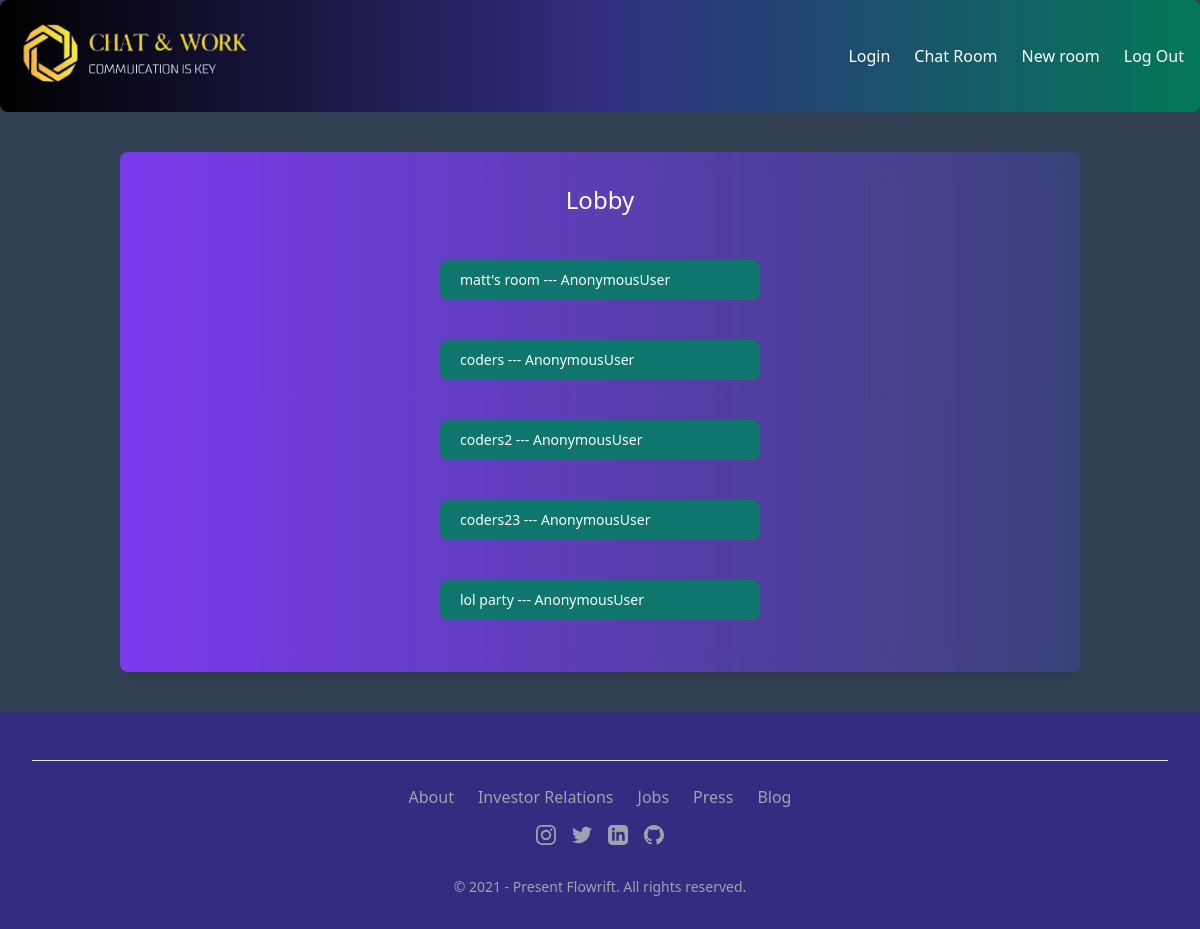
The page /chatrooms/ on the database as committed earlier.
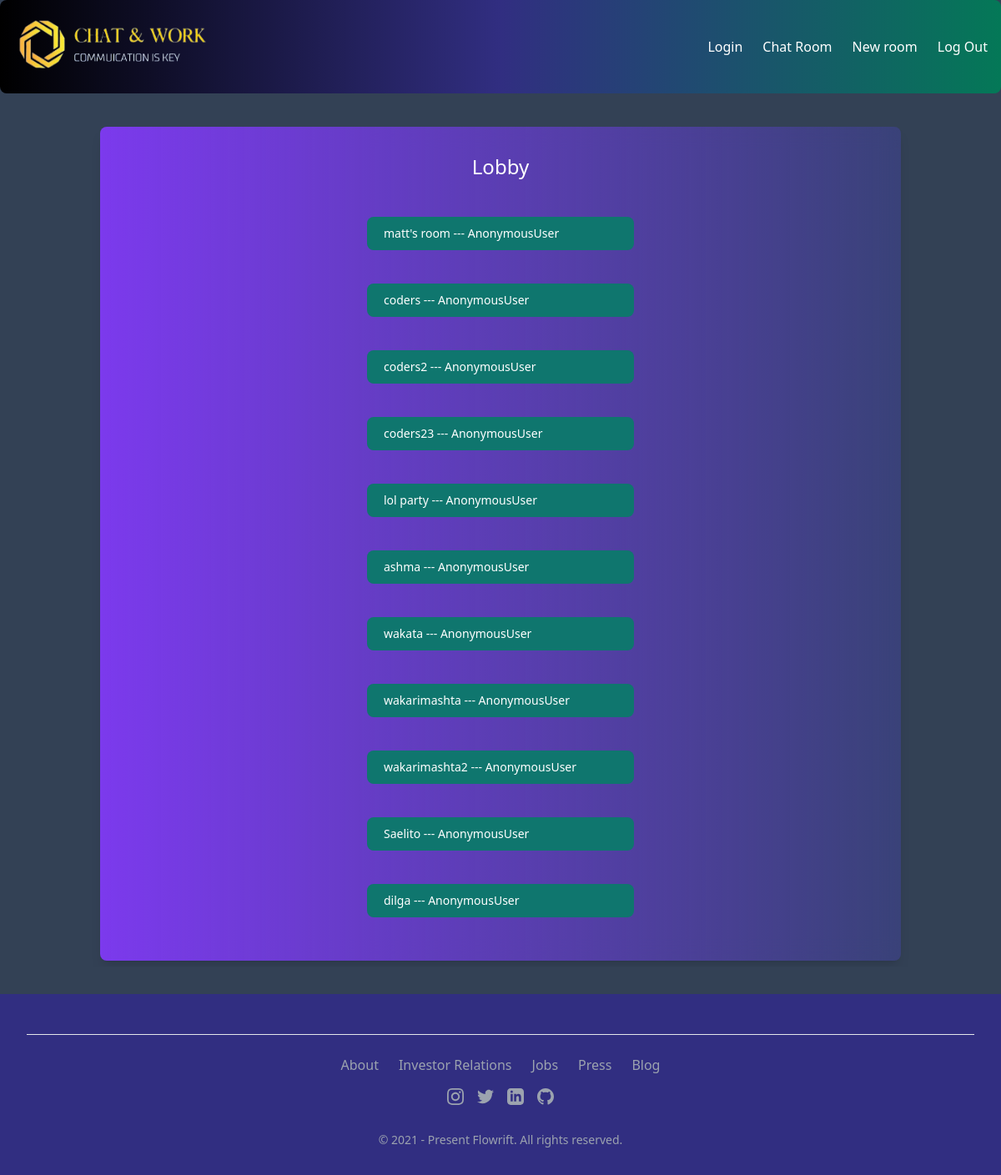
The same page on the database as committed later.
### chat/models.py (models this page shows)
class Room(models.Model):
    name = models.CharField(max_length=100)
    description = models.TextField()
    created_at = models.DateTimeField(auto_now_add=True)
    updated_at = models.DateTimeField(auto_now=True)
    def __str__(self):
        return self.name

### chat/views.py (the view)
# urls.py: path('chatrooms/',views.chat_rooms,name='chatrooms'),
def chat_rooms(request):
    allrooms = Room.objects.all()
    context = {
        'rooms': allrooms
    }
    return render(request, 'chatrooms.html', context)

### templates/chatrooms.html (shortened to what this page needs)
{% load static tailwind_tags %}
<head>
    {% tailwind_css %}
</head>
<body class="bg-slate-700">
    {% include 'navbar.html' %}
    <div class="bg-chat-text bg-cover bg-center bg-no-repeat h-fit w-full ">
        <div class="flex justify-center items-center min-h-fit flex-wrap">
            <div
                class=" bg-gradient-to-r from-violet-600 to-indigo-600/25 flex flex-row justify-center w-4/5 max-w-5xl min-h-96 max-h-full bg-opacity-45 backdrop-filter backdrop-blur-md p-8 shadow-lg rounded-lg my-10">
                <div class="flex flex-col text-white ">
                    <h2 class="text-2xl text-center text-white">Lobby</h2>
                    <br>
                    <ul>
                        {% for room in rooms %}
                        <li class="flex">
                            <a href="{% url 'room' room.name %}"
                                class="text-white bg-teal-700 hover:bg-teal-800 focus:ring-4 focus:ring-blue-300 dark:bg-teal-600 dark:hover:bg-teal-700 focus:outline-none dark:focus:ring-blue-800 font-medium rounded-lg text-sm px-5 py-2.5 my-5 min-w-80">
                                {{room}} --- {{user}} </a>
                        </li>
                        {% endfor %}
                    </ul>
                </div>
            </div>
        </div>
    </div>
    {% include 'footer.html' %}
</body>

### templates/navbar.html
{% load static %}
<header class="bg-gradient-to-r to-emerald-700 via-indigo-900 from-black rounded-lg text-white p-4 flex justify-between items-center">
    <div class="flex items-center">
      <a href="{% url 'home' %}">
        <img src="{% static 'images/logo_trimmed-removebg.png' %}" alt="Logo" class="h-20 w-60 mr-3">
      </a>
    </div>
    <nav class="flex space-x-6 ">
      <a href="{% url 'login' %}" class="hover:text-gray-300">Login</a>
      <a href="{% url 'chatrooms' %}" class="hover:text-gray-300">Chat Room</a>
      <a href="{% url 'newroom' %}" class="hover:text-gray-300">New room</a>
      <a href="{% url 'login' %}" class="hover:text-gray-300">Log Out</a>
    </nav>
  </header>

### templates/footer.html (shortened to what this page needs)
<div class="bg-indigo-900 pt-4 sm:pt-10 lg:pt-12 ">
    <footer class="mx-auto max-w-screen-2xl px-4 md:px-8">
      <div class="flex flex-col items-center border-t pt-6">
        <nav class="mb-4 flex flex-wrap justify-center gap-x-4 gap-y-2 md:justify-start md:gap-6">
          <a href="#" class="text-gray-400 transition duration-100 hover:text-slate-100 active:text-indigo-600">About</a>
          <a href="#" class="text-gray-400 transition duration-100 hover:text-slate-100 active:text-indigo-600">Investor Relations</a>
          <a href="#" class="text-gray-400 transition duration-100 hover:text-slate-100 active:text-indigo-600">Jobs</a>
          <a href="#" class="text-gray-400 transition duration-100 hover:text-slate-100 active:text-indigo-600">Press</a>
          <a href="#" class="text-gray-400 transition duration-100 hover:text-slate-100 active:text-indigo-600">Blog</a>
        </nav>
        <div class="flex gap-4">
          <a href="#" target="_blank" class="text-gray-400 transition duration-100 hover:hover:text-slate-100 active:text-gray-600">
          </a>
          <a href="#" target="_blank" class="text-gray-400 transition duration-100 hover:hover:text-slate-100 active:text-gray-600">
          </a>
          <a href="#" target="_blank" class="text-gray-400 transition duration-100 hover:hover:text-slate-100 active:text-gray-600">
          </a>
          <a href="#" target="_blank" class="text-gray-400 transition duration-100 hover:hover:text-slate-100 active:text-gray-600">
          </a>
        </div>
      </div>
      <div class="py-8 text-center text-sm text-gray-400">© 2021 - Present Flowrift. All rights reserved.</div>
    </footer>
  </div>

Rows that differ between the two databases and show on the page:
added Room: name "ashma", user "AnonymousUser"
added Room: name "wakata", user "AnonymousUser"
added Room: name "wakarimashta", user "AnonymousUser"
added Room: name "wakarimashta2", user "AnonymousUser"
added Room: name "Saelito", user "AnonymousUser"
added Room: name "dilga", user "AnonymousUser"
